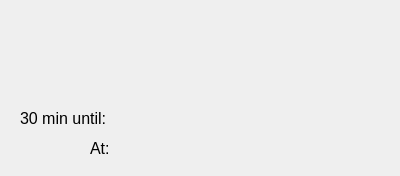
<?xml version="1.0" encoding="UTF-8"?>
<ui version="4.0">
 <class>NotificationsWindow</class>
 <widget class="QWidget" name="NotificationsWindow">
  <property name="geometry">
   <rect>
    <x>0</x>
    <y>0</y>
    <width>400</width>
    <height>176</height>
   </rect>
  </property>
  <property name="windowTitle">
   <string>Form</string>
  </property>
  <widget class="QLabel" name="lbl_timeEvent">
   <property name="geometry">
    <rect>
     <x>90</x>
     <y>140</y>
     <width>261</width>
     <height>16</height>
    </rect>
   </property>
   <property name="font">
    <font>
     <pointsize>12</pointsize>
    </font>
   </property>
   <property name="text">
    <string>At:</string>
   </property>
  </widget>
  <widget class="QLabel" name="lbl_nameEvent">
   <property name="geometry">
    <rect>
     <x>20</x>
     <y>110</y>
     <width>331</width>
     <height>16</height>
    </rect>
   </property>
   <property name="font">
    <font>
     <pointsize>12</pointsize>
    </font>
   </property>
   <property name="text">
    <string>30 min until:</string>
   </property>
  </widget>
  <widget class="QLabel" name="label">
   <property name="geometry">
    <rect>
     <x>160</x>
     <y>10</y>
     <width>71</width>
     <height>61</height>
    </rect>
   </property>
   <property name="text">
    <string/>
   </property>
   <property name="pixmap">
    <pixmap resource="../resources.qrc">:/images/images/bell.svg</pixmap>
   </property>
   <property name="scaledContents">
    <bool>true</bool>
   </property>
  </widget>
 </widget>
 <resources>
  <include location="../resources.qrc"/>
 </resources>
 <connections/>
</ui>
